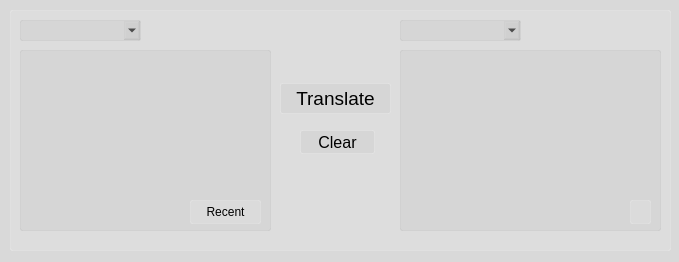
<?xml version="1.0" encoding="UTF-8"?>
<ui version="4.0">
 <class>MainWindow</class>
 <widget class="QMainWindow" name="MainWindow">
  <property name="geometry">
   <rect>
    <x>0</x>
    <y>0</y>
    <width>679</width>
    <height>262</height>
   </rect>
  </property>
  <property name="windowTitle">
   <string>Translator</string>
  </property>
  <property name="styleSheet">
   <string notr="true">background-color: rgb(162,162,162, 40);</string>
  </property>
  <widget class="QWidget" name="centralwidget">
   <widget class="QFrame" name="languages">
    <property name="geometry">
     <rect>
      <x>10</x>
      <y>10</y>
      <width>661</width>
      <height>241</height>
     </rect>
    </property>
    <property name="styleSheet">
     <string notr="true">background-color: rgba(255, 255, 255, 30); 
border: 1px solid rgba(255,255,255,40);
border-radius: 2px;</string>
    </property>
    <property name="frameShape">
     <enum>QFrame::Shape::StyledPanel</enum>
    </property>
    <property name="frameShadow">
     <enum>QFrame::Shadow::Raised</enum>
    </property>
    <widget class="QComboBox" name="comboBox_1">
     <property name="geometry">
      <rect>
       <x>10</x>
       <y>10</y>
       <width>121</width>
       <height>21</height>
      </rect>
     </property>
     <property name="styleSheet">
      <string notr="true">
        QComboBox {
          background-color: rgba(162,162,162, 30); 
          border: 1px solid rgba(162,162,162, 40);
          border-radius: 2px;
        }
        QComboBox:focus {
          border: 2px solid #00bfff;
        }
      </string>
     </property>
    </widget>
    <widget class="QComboBox" name="comboBox_2">
     <property name="geometry">
      <rect>
       <x>390</x>
       <y>10</y>
       <width>121</width>
       <height>21</height>
      </rect>
     </property>
     <property name="styleSheet">
      <string notr="true">
        QComboBox {
          background-color: rgba(162,162,162, 30); 
          border: 1px solid rgba(162,162,162, 40);
          border-radius: 2px;
        }
        QComboBox:focus {
          border: 2px solid #00bfff;
        }
      </string>
     </property>
    </widget>
    <widget class="QPushButton" name="translate_btn">
     <property name="geometry">
      <rect>
       <x>270</x>
       <y>73</y>
       <width>111</width>
       <height>31</height>
      </rect>
     </property>
     <property name="font">
      <font>
       <family>Arial</family>
       <pointsize>14</pointsize>
      </font>
     </property>
     <property name="styleSheet">
      <string notr="true">background-color: rgba(162,162,162, 30);</string>
     </property>
     <property name="text">
      <string>Translate</string>
     </property>
    </widget>
    <widget class="QTextEdit" name="textEdit_2">
     <property name="geometry">
      <rect>
       <x>390</x>
       <y>40</y>
       <width>261</width>
       <height>181</height>
      </rect>
     </property>
     <property name="font">
      <font>
       <pointsize>16</pointsize>
      </font>
     </property>
     <property name="styleSheet">
      <string notr="true">
        QTextEdit {
          background-color: rgba(162,162,162, 30); 
          border: 1px solid rgba(162,162,162,40);
          border-radius: 2px;
        }
        QTextEdit:focus {
          border: 2px solid #00bfff;
        }
      </string>
     </property>
    </widget>
    <widget class="QPushButton" name="clear_btn">
     <property name="geometry">
      <rect>
       <x>290</x>
       <y>120</y>
       <width>75</width>
       <height>24</height>
      </rect>
     </property>
     <property name="font">
      <font>
       <pointsize>12</pointsize>
      </font>
     </property>
     <property name="styleSheet">
      <string notr="true">background-color: rgba(162,162,162, 30);</string>
     </property>
     <property name="text">
      <string>Clear</string>
     </property>
    </widget>
    <widget class="QPushButton" name="copy_btn">
     <property name="geometry">
      <rect>
       <x>620</x>
       <y>190</y>
       <width>21</width>
       <height>24</height>
      </rect>
     </property>
     <property name="styleSheet">
      <string notr="true">
        QPushButton {
          background-color: rgba(255, 255, 255, 30); 
          border: 1px solid rgba(255,255,255,40);
          border-radius: 2px;
        }
        QPushButton:focus {
          border: 2px solid #00bfff;
        }
      </string>
     </property>
     <property name="text">
      <string/>
     </property>
     <property name="icon">
      <iconset resource="res.qrc">
       <normaloff>:/icon/pictures/icons/copy.png</normaloff>:/icon/pictures/icons/copy.png</iconset>
     </property>
    </widget>
    <widget class="QTextEdit" name="textEdit_1">
     <property name="geometry">
      <rect>
       <x>10</x>
       <y>40</y>
       <width>251</width>
       <height>181</height>
      </rect>
     </property>
     <property name="font">
      <font>
       <pointsize>16</pointsize>
      </font>
     </property>
     <property name="styleSheet">
      <string notr="true">
        QTextEdit {
          background-color: rgba(162,162,162, 30); 
          border: 1px solid rgba(162,162,162,40);
          border-radius: 2px;
        }
        QTextEdit:focus {
          border: 2px solid #00bfff;
        }
      </string>
     </property>
    </widget>
    <widget class="QPushButton" name="recent_btn">
     <property name="geometry">
      <rect>
       <x>180</x>
       <y>190</y>
       <width>71</width>
       <height>24</height>
      </rect>
     </property>
     <property name="text">
      <string>Recent</string>
     </property>
     <property name="icon">
      <iconset resource="res.qrc">
       <normaloff>:/icon/pictures/icons/recent.png</normaloff>:/icon/pictures/icons/recent.png</iconset>
     </property>
    </widget>
   </widget>
  </widget>
 </widget>
 <resources>
  <include location="res.qrc"/>
 </resources>
 <connections/>
</ui>
